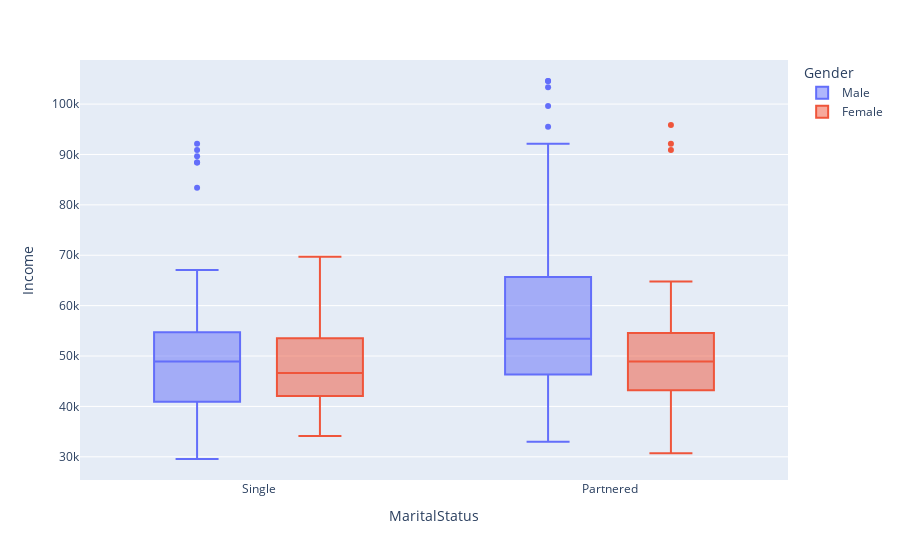

Notebook source saved alongside this figure:
### Code cell
px.box(raw_data,x='MaritalStatus',y='Income',color='Gender')

### Figure 1 — Plotly figure (JSON) as saved in the notebook; plotly's stock layout.template omitted (floating-point values rounded to 4 significant figures)
{"data": [{"alignmentgroup": "True", "hovertemplate": "Gender=Male<br>MaritalStatus=%{x}<br>Income=%{y}<extra></extra>", "legendgroup": "Male", "marker": {"color": "#636efa"}, "name": "Male", "notched": false, "offsetgroup": "Male", "orientation": "v", "showlegend": true, "type": "box", "x": ["Single", "Single", "Single", "Partnered", "Single", "Single", "Single", "Partnered", "Partnered", "Partnered", "Single", "Single", "Single", "Partnered", "Partnered", "Single", "Single", "Partnered", "Partnered", "Partnered", "Single", "Single", "Single", "Single", "Partnered", "Partnered", "Single", "Partnered", "Partnered", "Single", "Partnered", "Single", "Partnered", "Single", "Partnered", "Partnered", "Partnered", "Partnered", "Partnered", "Partnered", "Single", "Single", "Single", "Partnered", "Partnered", "Partnered", "Partnered", "Partnered", "Partnered", "Single", "Partnered", "Single", "Partnered", "Partnered", "Partnered", "Single", "Single", "Single", "Partnered", "Single", "Partnered", "Partnered", "Partnered", "Partnered", "Single", "Partnered", "Partnered", "Partnered", "Partnered", "Partnered", "Partnered", "Single", "Single", "Single", "Single", "Single", "Single", "Partnered", "Single", "Partnered", "Partnered", "Partnered", "Partnered", "Partnered", "Partnered", "Partnered", "Partnered", "Single", "Partnered", "Partnered", "Single", "Single", "Partnered", "Partnered", "Partnered", "Partnered", "Single", "Partnered", "Partnered", "Single", "Single", "Single", "Partnered", "Partnered"], "x0": " ", "xaxis": "x", "y": [29562, 31836, 32973, 35247, 32973, 35247, 36384, 38658, 40932, 39795, 38658, 40932, 45480, 42069, 45480, 40932, 43206, 53439, 51165, 44343, 50028, 54576, 52302, 54576, 68220, 46617, 54576, 54576, 52302, 51165, 48891, 44343, 46617, 52302, 56850, 59124, 61398, 54576, 53439, 56850, 31836, 32973, 38658, 34110, 32973, 36384, 38658, 45480, 45480, 48891, 52302, 45480, 45480, 43206, 50028, 48891, 51165, 45480, 52302, 60261, 53439, 53439, 51165, 59124, 67083, 53439, 53439, 59124, 64809, 54576, 57987, 48658, 54781, 48556, 58516, 48556, 61006, 57271, 49801, 49801, 62251, 64741, 70966, 75946, 74701, 64741, 83416, 88396, 90886, 77191, 88396, 52290, 85906, 103336, 99601, 89641, 92131, 92131, 104581, 83416, 89641, 90886, 104581, 95508], "y0": " ", "yaxis": "y"}, {"alignmentgroup": "True", "hovertemplate": "Gender=Female<br>MaritalStatus=%{x}<br>Income=%{y}<extra></extra>", "legendgroup": "Female", "marker": {"color": "#EF553B"}, "name": "Female", "notched": false, "offsetgroup": "Female", "orientation": "v", "showlegend": true, "type": "box", "x": ["Partnered", "Partnered", "Partnered", "Partnered", "Partnered", "Single", "Single", "Single", "Single", "Partnered", "Single", "Partnered", "Single", "Partnered", "Partnered", "Partnered", "Partnered", "Partnered", "Partnered", "Single", "Partnered", "Partnered", "Partnered", "Partnered", "Partnered", "Partnered", "Partnered", "Partnered", "Single", "Single", "Single", "Partnered", "Single", "Partnered", "Single", "Partnered", "Partnered", "Single", "Partnered", "Partnered", "Partnered", "Partnered", "Single", "Partnered", "Single", "Single", "Single", "Partnered", "Single", "Partnered", "Single", "Single", "Partnered", "Single", "Partnered", "Single", "Single", "Partnered", "Single", "Partnered", "Partnered", "Single", "Partnered", "Partnered", "Single", "Partnered", "Partnered", "Partnered", "Single", "Single", "Single", "Partnered", "Single", "Partnered", "Partnered", "Partnered"], "x0": " ", "xaxis": "x", "y": [30699, 32973, 35247, 37521, 35247, 36384, 35247, 34110, 38658, 34110, 42069, 44343, 46617, 48891, 53439, 39795, 40932, 44343, 52302, 36384, 45480, 45480, 46617, 52302, 54576, 51165, 46617, 50028, 45480, 46617, 55713, 46617, 52302, 60261, 67083, 37521, 54576, 57987, 60261, 64809, 34110, 34110, 45480, 43206, 40932, 40932, 50028, 45480, 43206, 47754, 43206, 45480, 45480, 50028, 51165, 57987, 46617, 51165, 65220, 50028, 53439, 47754, 64809, 52302, 50028, 48891, 62535, 61398, 57987, 53536, 52291, 61006, 69721, 92131, 90886, 95866], "y0": " ", "yaxis": "y"}], "layout": {"boxmode": "group", "legend": {"title": {"text": "Gender"}, "tracegroupgap": 0}, "margin": {"t": 60}, "xaxis": {"anchor": "y", "domain": [0, 1], "title": {"text": "MaritalStatus"}}, "yaxis": {"anchor": "x", "domain": [0, 1], "title": {"text": "Income"}}}}
